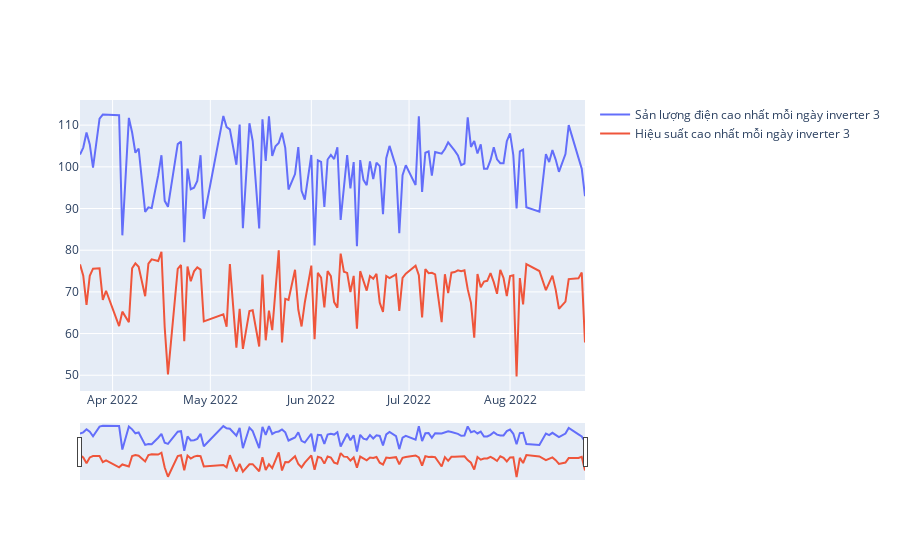

Source (notebook cell):
### Code cell
df1=df[df.groupby(['month','date'])['Irradiance(W/㎡)'].transform(max)==df['Irradiance(W/㎡)']]
df1.loc[:,'Tcell']=pd.Series((df1['Ambient temperature(℃)']+df1['Irradiance(W/㎡)']/800*(25-20)), df1.index)
df1.loc[:,'Pm']=pd.Series((2.172*1.303*220*2*590*df1['Irradiance(W/㎡)']/1000*(1-0.0045*(df1['Tcell']-25))*20.5/100), df1.index)
df1.loc[:,'Hieu suat']=pd.Series((df1['Total input power(kW)']*1000/df1['Pm']*100), df1.index)
df1=df1[df1['Ambient temperature(℃)']>6]
df1=df1[df1['Irradiance(W/㎡)']>300]
df1=df1[df1['Total input power(kW)']>80]
df1=df1[df1['Hieu suat']<80]
fig = go.Figure()
fig.add_trace(go.Scatter(
    x=df1['date'],
    y=df1['Total input power(kW)'],
    name="Sản lượng điện cao nhất mỗi ngày inverter 3 "))
fig.add_trace(go.Scatter(
    x=df1['date'],
    y=df1['Hieu suat'],
    name="Hiệu suất cao nhất mỗi ngày inverter 3 "))
fig . update_traces (
    showlegend = True 
    )
fig.update_xaxes(
    rangeslider_visible=True,
)
fig.show()
